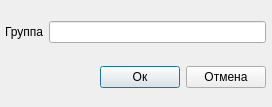
<?xml version="1.0" encoding="UTF-8"?>
<ui version="4.0">
 <class>editDialogG</class>
 <widget class="QDialog" name="editDialogG">
  <property name="windowModality">
   <enum>Qt::ApplicationModal</enum>
  </property>
  <property name="geometry">
   <rect>
    <x>0</x>
    <y>0</y>
    <width>272</width>
    <height>107</height>
   </rect>
  </property>
  <property name="windowTitle">
   <string>Добавить</string>
  </property>
  <widget class="QWidget" name="layoutWidget">
   <property name="geometry">
    <rect>
     <x>5</x>
     <y>4</y>
     <width>261</width>
     <height>101</height>
    </rect>
   </property>
   <layout class="QVBoxLayout" name="verticalLayout">
    <item>
     <layout class="QHBoxLayout" name="horizontalLayout">
      <item>
       <widget class="QLabel" name="label">
        <property name="text">
         <string>Группа</string>
        </property>
       </widget>
      </item>
      <item>
       <widget class="QLineEdit" name="lineEdit"/>
      </item>
     </layout>
    </item>
    <item>
     <layout class="QHBoxLayout" name="horizontalLayout_2">
      <item>
       <spacer name="horizontalSpacer">
        <property name="orientation">
         <enum>Qt::Horizontal</enum>
        </property>
        <property name="sizeHint" stdset="0">
         <size>
          <width>40</width>
          <height>20</height>
         </size>
        </property>
       </spacer>
      </item>
      <item>
       <widget class="QPushButton" name="acceptButton">
        <property name="text">
         <string>Ок</string>
        </property>
       </widget>
      </item>
      <item>
       <widget class="QPushButton" name="cancelButton">
        <property name="text">
         <string>Отмена</string>
        </property>
       </widget>
      </item>
     </layout>
    </item>
   </layout>
  </widget>
 </widget>
 <resources/>
 <connections>
  <connection>
   <sender>acceptButton</sender>
   <signal>clicked()</signal>
   <receiver>editDialogG</receiver>
   <slot>accept()</slot>
   <hints>
    <hint type="sourcelabel">
     <x>165</x>
     <y>81</y>
    </hint>
    <hint type="destinationlabel">
     <x>102</x>
     <y>81</y>
    </hint>
   </hints>
  </connection>
  <connection>
   <sender>cancelButton</sender>
   <signal>clicked()</signal>
   <receiver>editDialogG</receiver>
   <slot>reject()</slot>
   <hints>
    <hint type="sourcelabel">
     <x>229</x>
     <y>86</y>
    </hint>
    <hint type="destinationlabel">
     <x>230</x>
     <y>109</y>
    </hint>
   </hints>
  </connection>
 </connections>
</ui>
